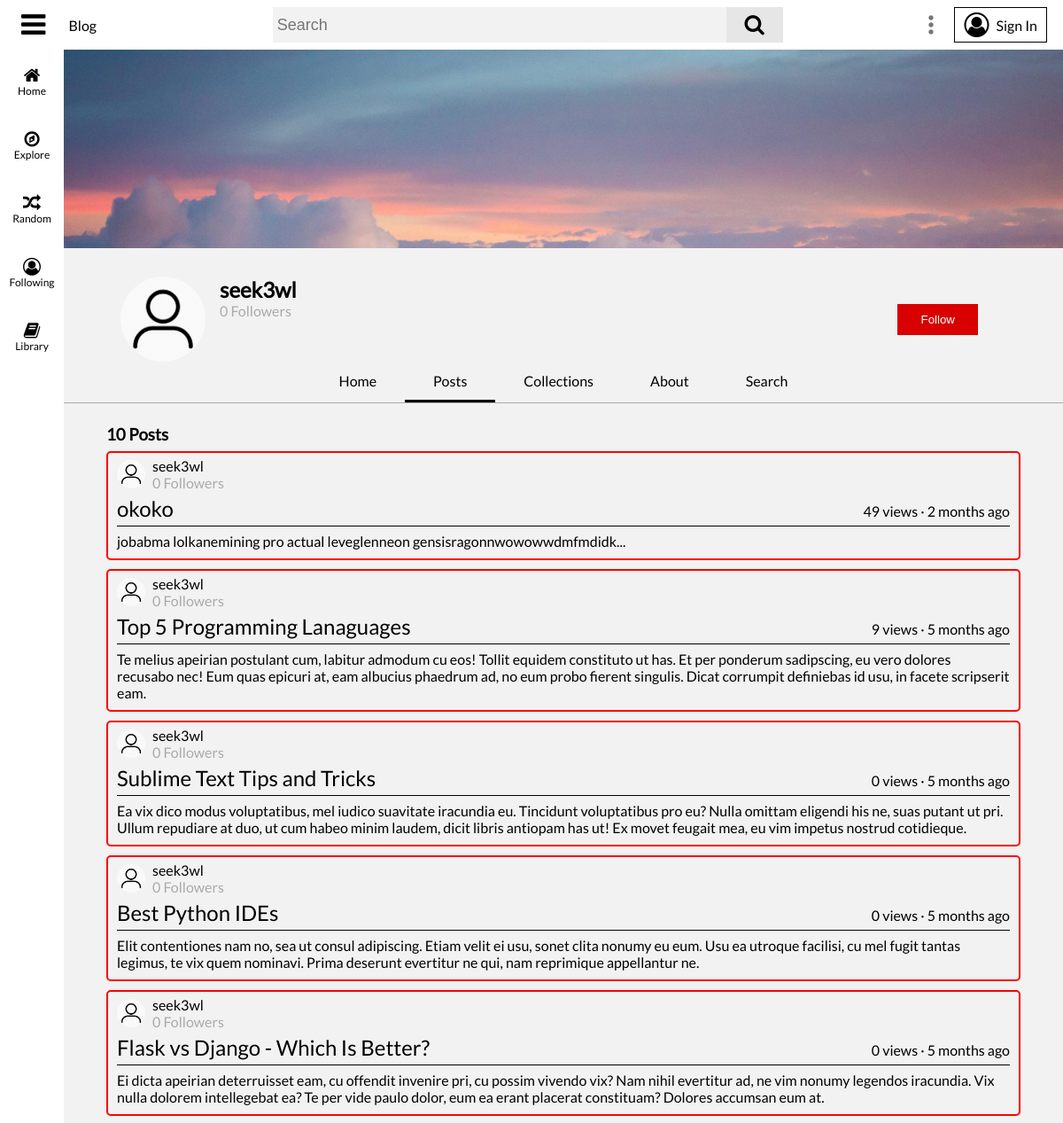
/user/seek3wl/posts (upper part), run on an earlier commit of the app's database.
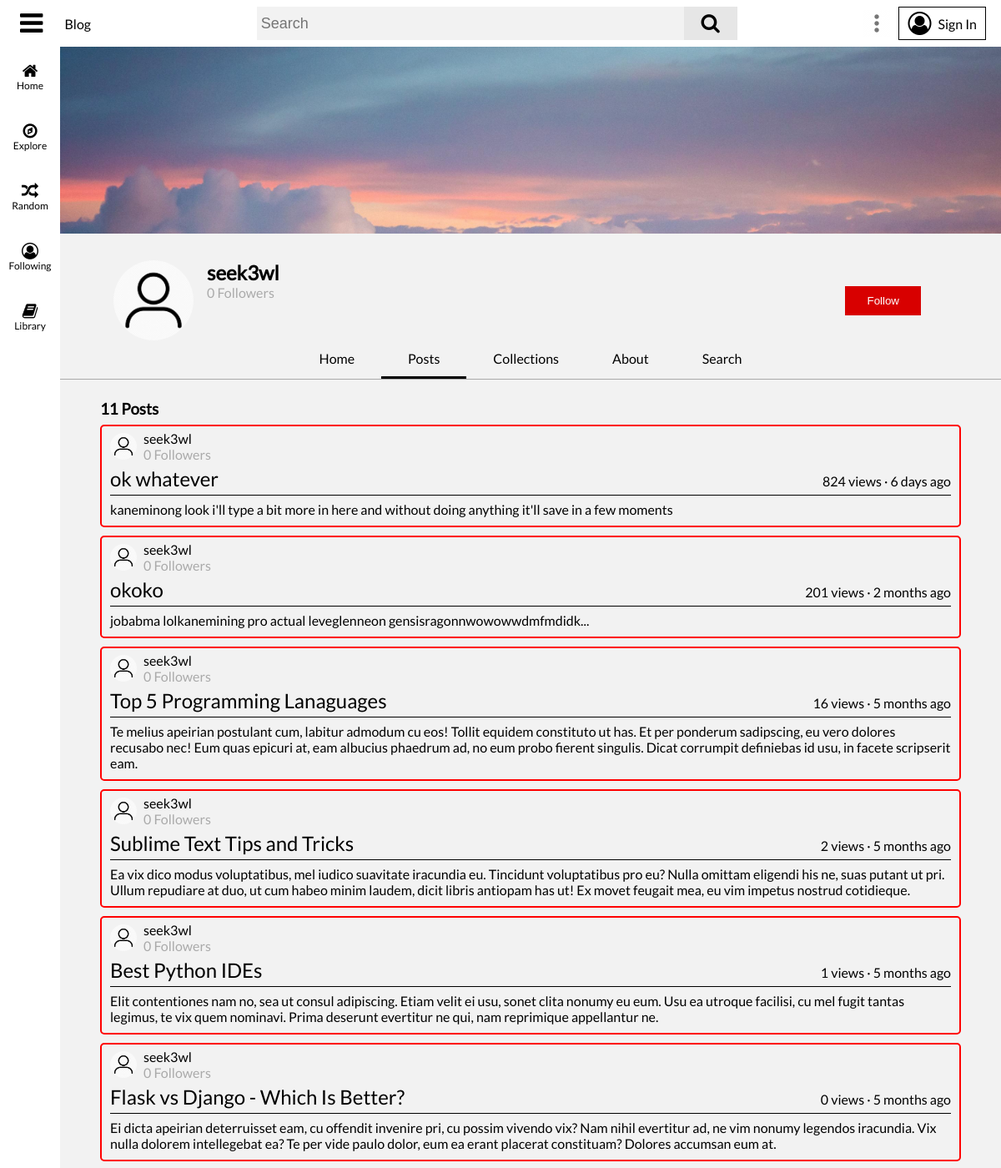
And on a later commit of the database.
### flaskblog/models.py (models this page shows, shortened)
class User(db.Model, UserMixin):
	id = db.Column(db.Integer, primary_key=True)
	username = db.Column(db.String(16), unique=True, nullable=False)
	email = db.Column(db.String(120), unique=True, nullable=False)
	image_file = db.Column(db.String(20), nullable=False, default='default.jpg')
	banner_image = db.Column(db.String(20), nullable=False, default='default_banner.jpg')
	description = db.Column(db.String(120), nullable=True)
	password = db.Column(db.String(60), nullable=False)
	security_question = db.Column(db.String(120), nullable=True)
	security_question_answer = db.Column(db.String(120), nullable=True)
	date_joined = db.Column(db.DateTime, default=datetime.utcnow, nullable=False)
	following = db.relationship('User', secondary=user_user_follow,
								primaryjoin=id == user_user_follow.c.follower_user_id,
								secondaryjoin=id == user_user_follow.c.following_user_id,
								backref='followers')
	media_uploads = db.relationship('Media', backref='uploader', lazy=True)
	posts_cached = db.relationship('PostCache', backref='cache_author', lazy=True)
	posts = db.relationship('Post', backref='author', lazy=True)
	posts_viewed = db.relationship('Post', secondary=user_post_view, backref='viewers')
	posts_liked = db.relationship('Post', secondary=user_post_like, backref='post_likers')
	posts_disliked = db.relationship('Post', secondary=user_post_dislike, backref='post_dislikers')
	featured_post_id = db.Column(db.Integer, nullable=True)
	comments = db.relationship('Comment', backref='author', lazy=True)
	comments_liked = db.relationship('Comment', secondary=user_comment_like, backref='comment_likers')
	comments_disliked = db.relationship('Comment', secondary=user_comment_dislike, backref='comment_dislikers')
	collections = db.relationship('Collection', backref='author', lazy=True)

class Post(db.Model):
	id = db.Column(db.Integer, primary_key=True)
	user_id = db.Column(db.Integer, db.ForeignKey('user.id'), nullable=False)
	title = db.Column(db.String(100), nullable=False)
	date_posted = db.Column(db.DateTime, nullable=False, default=datetime.utcnow)
	content = db.Column(db.Text, nullable=False)
	views = db.Column(db.Integer, nullable=False, default=0)
	likes = db.Column(db.Integer, nullable=False, default=0)
	comments = db.relationship('Comment', backref='parent', lazy=True)
	tags = db.relationship('Tag', secondary=post_tag_cat, backref='posts_tagged')
	def date_posted_ago(self):
		date_posted = getattr(self, 'date_posted')
		return get_duration(date_posted)

### flaskblog/users/routes.py (the view)
@users.route('/user/<string:username>/posts')
def user_posts(username):
	user = User.query.filter_by(username=username).first_or_404()
	all_user_posts = Post.query.filter_by(user_id=user.id).order_by(Post.date_posted.desc()).all()
	posts_count = len(all_user_posts)
	limit_content = {}
	for post in all_user_posts:
		splinted = re.split('{{|}}', post.content)
		for i, splint in enumerate(splinted):
			if splint == '':
				splinted.pop(i)
			elif '*/#|>' in splint:
				splinted.pop(i)
		if len(splinted[0].split()) > 17:
			limit_content[post.id] = splinted[0].split('\n')[0]
		else:
			limit_content[post.id] = splinted[0] + '...'
	user_followed = False
	if current_user.is_authenticated:
		if user in current_user.following:
			user_followed = True
	return render_template('user_posts.html', title=username, user=user, user_followed=user_followed,
						   posts_count=posts_count, all_user_posts=all_user_posts, limit_content=limit_content)

### flaskblog/main/forms.py
class SearchForm(FlaskForm):
    searched = SearchField(validators=[DataRequired()])

### flaskblog/main/routes.py (called while the page is built)
@main.app_context_processor
def inject_template_globals():
	if current_user.is_authenticated:
		image_file_2 = current_user.image_file
	else:
		image_file_2 = 'default.jpg'
	has_post_cache = False
	if current_user.is_authenticated:
		if PostCache.query.filter_by(user_id=current_user.id):
			has_post_cache = True
	return dict(image_file=url_for('static', filename=f'images/profile_pics/{image_file_2}'), SearchForm=SearchForm(),
				has_post_cache=has_post_cache)

### flaskblog/templates/user_posts.html
{% extends 'base.html' %}
{% block body %}
	<div id="main-body-nm">
		<div id="user-page-header">
			<img id="user-page-header-background" src="{{ url_for('static', filename='images/banners/' + user.banner_image) }}">
			<div id="user-page-header-info">
				<div style="display: flex;">
					<img class="followed-user-img" height="96" width="96" draggable="false" src="{{ url_for('static', filename='images/profile_pics/' + user.image_file) }}">
					<div id="user-page-header-info-info">
						<h2>{{ user.username }}</h2>
						<span class="text-muted">{{ length(user.followers) }} Followers</span>
					</div>
				</div>
				<div>
					{% if current_user.is_authenticated %}
						{% if current_user != user %}
							{% if user_followed %}
								<button class="following-button" style="margin-right: 32px;">Following</button>
							{% else %}
								<button class="follow-button" style="margin-right: 32px;">Follow</button>
							{% endif %}
						{% endif %}
					{% else %}
						<a href="{{ url_for('users.signin', next=url_for('users.user_page', username=user.username)|unquote) }}">
							<button class="follow-button" style="margin-right: 32px;">Follow</button>
						</a>
					{% endif %}
				</div>
			</div>
			<div id="user-page-nav-container">
				<nav id="user-page-nav">
					<div class="user-page-nav-item" onclick="redirect(`{{ url_for('users.user_page', username=user.username) }}`)">
						Home
					</div>
					<div class="user-page-nav-item-selected">
						Posts
					</div>
					<div class="user-page-nav-item" onclick="redirect(`{{ url_for('users.user_collections', username=user.username) }}`)">
						Collections
					</div>
					<div class="user-page-nav-item" onclick="redirect(`{{ url_for('users.user_about', username=user.username) }}`)">
						About
					</div>
					<div class="user-page-nav-item">
						Search
					</div>
				</nav>
			</div>
			<div id="user-page-body">
				{% if all_user_posts %}
					<div id="user-posts-header">
						<h3>{{ posts_count }} Posts</h3>
					</div>
					{% for post in all_user_posts %}
						<article class="post-container">
							<div class="post-header">
								<a href="{{ url_for('users.user_page', username=post.author.username) }}">
									<img class="post-user-img" height="32" width="32" draggable="false" src="{{ url_for('static', filename='images/profile_pics/' + post.author.image_file) }}">
								</a>
								<div class="post-header-info">
									<a href="{{ url_for('users.user_page', username=post.author.username) }}">
										{{ post.author.username }}
									</a>
									<span>{{ length(post.author.followers) }} Followers</span>
								</div>
							</div>
							<div class="post-title">
								<a href="{{ url_for('posts.post', post_id=post.id) }}">{{ post.title }}</a>
								{{ post.views }} views · {{ post.date_posted_ago() }}
							</div>
							<p class="post-content">{{ limit_content[post.id] }}</p>
						</article>
					{% endfor %}
				{% else %}
					<p>This User Hasn't Posted Anything Yet</p>
				{% endif %}
			</div>
		</div>
	</div>
{% endblock body %}

### flaskblog/templates/base.html (shortened to what this page needs)
<!DOCTYPE html>
<html lang="en">
<head>
	<link rel="stylesheet" type="text/css" href="{{ url_for('static', filename='main.css') }}">
	<link rel="stylesheet" href="https://cdnjs.cloudflare.com/ajax/libs/font-awesome/4.7.0/css/font-awesome.min.css">
</head>
<body>
	<header>
		<nav class="top-nav">
			<div class="nav-left">
				<div class="side-menu-container">
					<i id="menu-img" class="fa fa-bars" aria-hidden="true"></i>
				</div>
				<a href="{{ url_for('main.home') }}">Blog</a>
			</div>
			<form method="POST" action="{{ url_for('main.search') }}" id="search-container">
				<input id="search-input" type="search" name="searched" placeholder="Search" value="{{ searched }}">
				<button id="search-button" type="submit">
					<i id="search-icon" class="fa fa-search" aria-hidden="true"></i>
				</button>
			</form>
			<div class="nav-right">
				{% if current_user.is_authenticated %}
					{% if has_post_cache %}
						<a href="{{ url_for('posts.post_caches') }}">Create Post</a>
					{% else %}
						<a href="{{ url_for('posts.new_post') }}">Create Post</a>
					{% endif %}
					<div class="dropdown-container">
						<img id="profile-img" height="32" width="32" draggable="false" src="{{ image_file }}"/>
						<div id="profile-menu" class="dropdown-menu" style="display: none;">
							<label class="switch" for="theme-switch">
								<input id="theme-switch" type="checkbox">
								<div class="slider round"></div>
							</label>
							<a href="{{ url_for('users.user_page', username=current_user.username) }}">Account</a>
							<a href="{{ url_for('settings.account') }}">Settings</a>
							<a href="{{ url_for('users.logout') }}">Logout</a>
						</div>
					</div>
				{% else %}
					<div class="dropdown-container-center">
						<img id="kebab-img" height="32" width="32" draggable="false" src="{{ url_for('static', filename='icons/kebab_menu.png') }}"/>
					</div>
					<a href="{{ url_for('users.signin') }}">
						<div id="sign-in-button">
							<i id="sign-in-icon" class="fa fa-user-circle-o" aria-hidden="true"></i>
							Sign In
						</div>
					</a>
				{% endif %}
			</div>
		</nav>
		<nav class="left-nav">
			<a href="{{ url_for('main.home') }}">
				<div>
					<i class="fa fa-home" aria-hidden="true"></i>
					Home
				</div>
			</a>
			<a href="{{ url_for('main.explore') }}">
				<div>
					<i class="fa fa-compass" aria-hidden="true"></i>
					Explore
				</div>
			</a>
			<a href="{{ url_for('main.random') }}">
				<div>
					<i class="fa fa-random" aria-hidden="true"></i>
					Random
				</div>
			</a>
			<a href="{{ url_for('main.following') }}">
				<div>
					<i class="fa fa-user-circle-o" aria-hidden="true"></i>
					Following
				</div>
			</a>
			<a href="{{ url_for('main.library') }}">
				<div>
					<i class="fa fa-book" aria-hidden="true"></i>
					Library
				</div>
			</a>
		</nav>
	</header>
	<main role="main">
		{% block body %}
		{% endblock %}
	</main>
</body>
</html>

What changed in the data, as far as the page shows it:
added Post: image_file (placeholder picture), author.username "seek3wl", likes "0", title "ok whatever", views "824", date_posted_ago "6 days ago", limit_content "kaneminong look i'll type a bit more in here and without doing anything it'll save in a few moments"
changed Post "okoko": views "49" → "201"
changed Post "Top 5 Programming Lanaguages": views "9" → "16"
changed Post "Sublime Text Tips and Tricks": views "0" → "2"
changed Post "Best Python IDEs": views "0" → "1"
Also different on the page:
{{ posts_count }}: "10" → "11"
